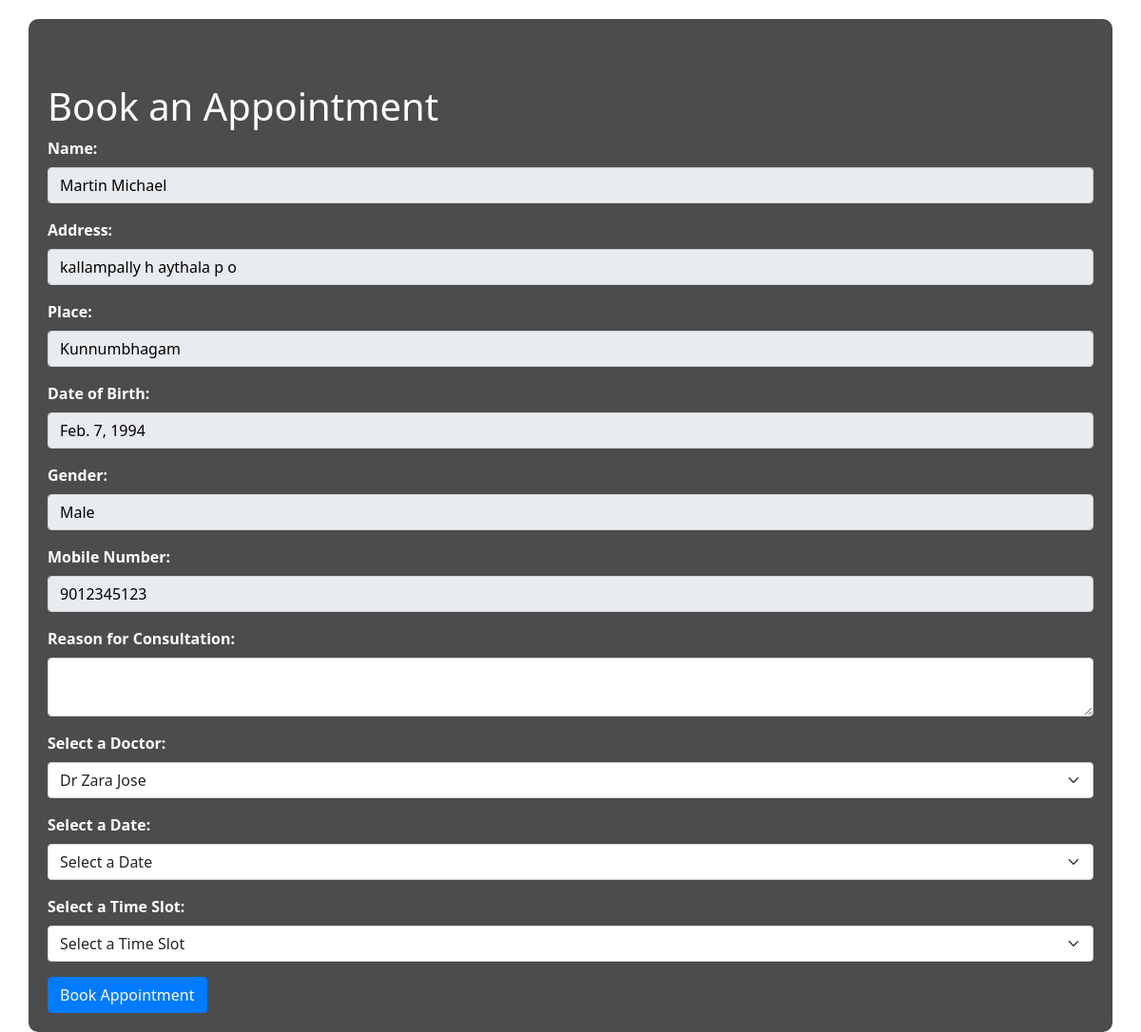
Page /demo (signed in) on the committed database.
### eyeapp/models.py (models this page shows)
class PatientHistory(models.Model):
        name = models.CharField(max_length=100,null=True, blank=True)
        address = models.CharField(max_length=200,null=True, blank=True)
        place = models.CharField(max_length=100,null=True, blank=True)
        dob = models.DateField(null=True, blank=True)
        gender = models.CharField(max_length=10, choices=[('Male', 'Male'), ('Female', 'Female'), ('Others', 'Others')], blank=True, null=True)
        mobile = models.CharField(max_length=15,null=True, blank=True)
        user = models.OneToOneField(CustomUser, on_delete=models.CASCADE, blank=True, null=True)
        previous_surgeries = models.IntegerField(null=True, blank=True)
        current_medical_conditions = models.TextField(null=True, blank=True)
        allergies = models.TextField(null=True, blank=True)
        family_history_eye_diseases = models.TextField(null=True, blank=True)
        last_eye_examination_date = models.DateField(null=True, blank=True)
        prescription_details = models.TextField(null=True, blank=True)
        changes_in_vision = models.TextField(null=True, blank=True)
        eye_drops_ointments = models.TextField(null=True, blank=True)
        image = models.ImageField(upload_to='patient_history_images/', null=True, blank=True)
        def __str__(self):
           return f"Patient History for {self.name}"

### eyeapp/views.py (the view, shortened to what this page needs)
# urls.py: path('demo',views.demo,name="demo"),
@login_required(login_url='dd')
def demo(request):
    user=request.user.id
    p_profile=PatientHistory.objects.get(user=user)
    print(p_profile)
    doctors = Docs.objects.all()  # Replace with your actual doctor model
    return render(request, 'demo.html', {'doctors': doctors,'p_profile':p_profile})

### templates/demo.html (shortened to what this page needs)
<!DOCTYPE html>
<html>
<head>
    <link rel="stylesheet" href="https://cdn.jsdelivr.net/npm/bootstrap@5.0.0-alpha1/dist/css/bootstrap.min.css">
</head>
<body>
    <div class="container">
        <h1 class="mt-5">Book an Appointment</h1>
        <form method="POST" >
            <div class="mb-3">
                <label for="name" class="form-label">Name:</label>
                <input type="text" class="form-control" id="name" name="name" value="{{ p_profile.name }}" class="form-control" placeholder="Full Name" readonly>
             </div>
            <div class="mb-3">
                <label for="address" class="form-label">Address:</label>
                <input type="text" class="form-control" id="address" value="{{ p_profile.address }}" name="address"  placeholder="Address" readonly>
            </div>
            <div class="mb-3">
                <label for="place" class="form-label">Place:</label>
                <input type="text" class="form-control" id="place" name="place" value="{{ p_profile.place }}" placeholder="PLace" readonly>
            </div>
            <div class="mb-3">
                <label for="dob" class="form-label">Date of Birth:</label>
                <input type="text" class="form-control" id="dob" name="dob"  value="{{ p_profile.dob }}" placeholder="Dob" readonly>
            </div>
            <div class="mb-3">
                <label for="dob" class="form-label">Gender:</label>
                <input type="text" class="form-control" id="gender" name="gender"  value="{{ p_profile.gender }}" placeholder="gender" readonly>
            </div>
            <div class="mb-3">
                <label for="mobile" class="form-label">Mobile Number:</label>
                <input type="text" class="form-control" id="mobile" name="mobile"  value="{{ p_profile.mobile }}" readonly>
            </div>
            <div class="mb-3">
                <label for="reason" class="form-label">Reason for Consultation:</label>
                <textarea class="form-control" id="reason" name="reason" required></textarea>
            </div>
            <div class="mb-3">
                <label for="doctor" class="form-label">Select a Doctor:</label>
                <select class="form-select" id="doctor" name="doctor" required>
                    {% for doctor in doctors %}
                        <option value="{{ doctor.id }}" {% if selected_doctor == doctor.id %} selected {% endif %}>{{ doctor.Name }}</option>
                    {% endfor %}
                </select>
            </div>
            <div class="mb-3">
                <label for="date" class="form-label">Select a Date:</label>
                <select class="form-select" id="date" name="date" required>
                    <option value="" >Select a Date</option>
                </select>
            </div>
            <div class="mb-3">
                <label for="time" class="form-label">Select a Time Slot:</label>
                <select class="form-select" id="time" name="time" required>
                    <option value="" disabled selected>Select a Time Slot</option>
                </select>
            </div>
            <button type="submit" class="btn btn-primary">Book Appointment</button>
        </form>
    </div>
</body>
</html>

### templates/demo.html (style rules this page uses)
body { background-image: url(' https://www.dishaeye.org/blog/wp-content/uploads/2021/05/uG2n84bhEG.jpg'); background-size: cover; background-repeat: no-repeat; background-attachment: fixed; color: #fff; }
.container { background-color: rgba(0, 0, 0, 0.7); padding: 20px; border-radius: 10px; margin-top: 20px; }
.form-label { font-weight: bold; font-color:black; }
.form-control { background-color: white; color: black; }
.btn-primary { background-color: #007bff; border-color: #007bff; }

### rows in the picture
PatientHistory: name "Martin Michael", address "kallampally h aythala p o", place "Kunnumbhagam", dob "Feb. 7, 1994", gender "Male", mobile "9012345123"

### other values in the picture
form field doctor "Dr Zara Jose"
